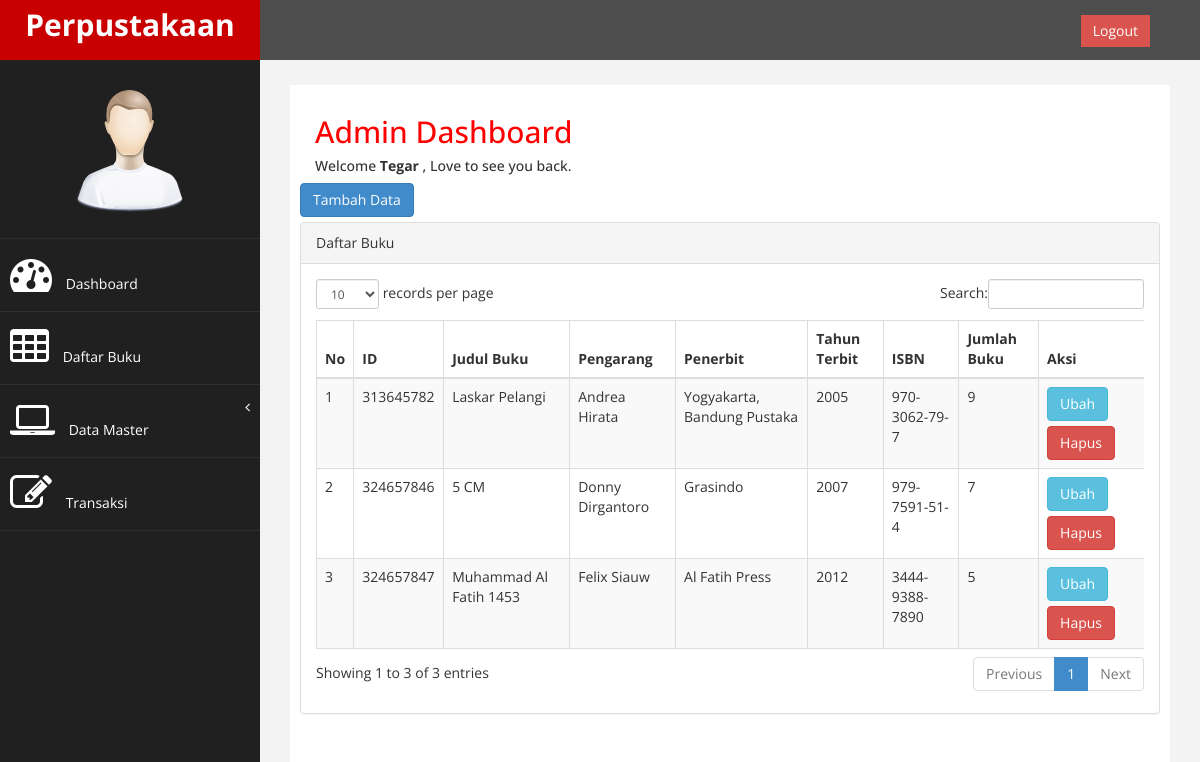
/index.php?page=buku (signed in), run on the app's committed database.
### tables this page shows
CREATE TABLE IF NOT EXISTS `tb_buku` (
  `id` int(11) NOT NULL,
  `judul` varchar(150) NOT NULL,
  `pengarang` varchar(150) NOT NULL,
  `penerbit` varchar(150) NOT NULL,
  `tahun_terbit` varchar(4) NOT NULL,
  `isbn` varchar(30) NOT NULL,
  `jml_buku` int(3) NOT NULL
);

### page/buku/buku.php (the view, shortened to what this page needs)
<a href="?page=buku&aksi=tambah" class="btn btn-primary" style="margin-bottom: 5px;">Tambah Data</a>
<div class="row">
                <div class="col-md-12">
                    <div class="panel panel-default">
                        <div class="panel-heading">
                             Daftar Buku
                        </div>
                        <div class="panel-body">
                            <div class="table-responsive">
                                <table class="table table-striped table-bordered table-hover" id="dataTables-example">
                                    <thead>
                                        <tr>
                                            <th>No</th>
                                            <th>ID</th>
                                            <th>Judul Buku</th>
                                            <th>Pengarang</th>
                                            <th>Penerbit</th>
                                            <th>Tahun Terbit</th>
                                            <th>ISBN</th>
                                            <th>Jumlah Buku</th>
                                            <th>Aksi</th>
                                        </tr>
                                    </thead>
                                    <tbody>
                                        <?php
                                            $no = 1;
                                            $sql = $koneksi1->query("select * from tb_buku");
                                            while ($data= $sql->fetch_assoc()) {
                                        ?>
                                        <tr>
                                            <td><?php echo $no++; ?></td>
                                            <td><?php echo $data['id'];?></td>
                                            <td><?php echo $data['judul'];?></td>
                                            <td><?php echo $data['pengarang'];?></td>
                                            <td><?php echo $data['penerbit'];?></td>
                                            <td><?php echo $data['tahun_terbit'];?></td>
                                            <td><?php echo $data['isbn'];?></td>
                                            <td><?php echo $data['jml_buku'];?></td>
                                            <td>
                                                <a class="btn btn-info" href="?page=buku&aksi=edit&id=<?php echo $data['id'];?>">Ubah</a>
                                                <a class="btn btn-danger" style="margin-top: 5px;" href="?page=buku&aksi=hapus&id=<?php echo $data['id'];?>">Hapus</a>
                                            </td>
                                        </tr>
                                        <?php } ?>
                                    </tbody>
                                </table>
                            </div>
                        </div>
                    </div>
                </div>
            </div>

### index.php (shortened to what this page needs)
<!DOCTYPE html>
<html>
<head>
    <link href="assets/css/bootstrap.css" rel="stylesheet" />
    <link href="assets/css/font-awesome.css" rel="stylesheet" />
    <link href="assets/css/custom.css" rel="stylesheet" />
    <link href="assets/css/style.css" rel="stylesheet" />
   <link href="assets/js/dataTables/dataTables.bootstrap.css" rel="stylesheet" />
</head>
<body>
    <div id="wrapper">
        <nav class="navbar navbar-default navbar-cls-top " role="navigation" style="margin-bottom: 0">
            <div class="navbar-header">
                <a class="navbar-brand" href="index.php">Perpustakaan</a>
            </div>
  <div style="color: white;
padding: 15px 50px 5px 50px;
float: right;
font-size: 16px;"> &nbsp; <a href="logout.php" class="btn btn-danger square-btn-adjust">Logout</a> </div>
        </nav>
                <nav class="navbar-default navbar-side" role="navigation">
            <div class="sidebar-collapse">
                <ul class="nav" id="main-menu">
				<li class="text-center">
                    <img src="assets/img/find_user.png" class="user-image img-responsive"/>
					</li>
                    <li>
                        <a href="index.php"><i class="fa fa-dashboard fa-3x"></i> Dashboard</a>
                    </li>
                      <li  >
                        <a  href="?page=buku"><i class="fa fa-table fa-3x"></i> Daftar Buku</a>
                    </li>
                    <li>
                     <a href="#"><i class="fa fa-laptop fa-3x"></i> Data Master<span class="fa arrow"></span></a>
                          </li>
                        </ul>
                    <li>
                        <a  href="?page=transaksi"><i class="fa fa-edit fa-3x"></i> Transaksi </a>
                    </li>
            </div>
        </nav>
<?php
        include "koneksi.php";
                                $admin=$_SESSION['id_petugas'];
                                $sql=  mysqli_query($koneksi,"SELECT * from admin where id_petugas='$admin' ")or die (mysqli_error());
                                while($row= mysqli_fetch_array($sql)){?>
        <div id="page-wrapper" >
            <div id="page-inner">
              <div class="col-md-12">
                     <h2>Admin Dashboard</h2>
                        <h5>Welcome <b><?php echo $row['nama_petugas'];
                      }?></b> , Love to see you back. </h5>
                    </div>
                <div class="row">
                    <div class="col-md-12">
                        <?php
                          include 'halaman.php';
                            ?>
                    </div>
                </div>
            </div>
        </div>
</body>
</html>

### assets/css/custom.css (style rules this page uses)
body { font-family: 'Open Sans', sans-serif; }
#wrapper { width: 100%; background:#202020; }
#page-wrapper { padding: 15px 15px; min-height: 600px; background:#F3F3F3; }
#page-inner { width:100%; margin:10px 20px 10px 0px; background-color:#fff!important; padding:10px; min-height:1200px; }
.text-center { text-align:center; }
h2 { color: #f00; }
.square-btn-adjust { border: 0px solid transparent; -webkit-border-radius: 0px; -moz-border-radius: 0px; border-radius: 0px; }
.user-image { margin: 25px auto; -webkit-border-radius: 10px; -moz-border-radius: 10px; border-radius: 10px; max-height:170px; max-width:170px; }
.navbar-cls-top .navbar-brand { color: #fff; background: #C90000; width: 260px; text-align: center; height: 60px; font-size: 30px; font-weight: 700; }
.arrow { float: right; }
.fa.arrow:before { content: "\f104"; }
.sidebar-collapse , .sidebar-collapse .nav { background:none; }
.sidebar-collapse .nav { padding:0; }
.sidebar-collapse .nav > li > a { color:#fff; background:#202020; text-shadow:none; }
.sidebar-collapse > .nav > li > a { padding:15px 10px; }
.sidebar-collapse > .nav > li { border-bottom: 1px solid rgba(107, 108, 109, 0.19); }
.navbar-side { border:none; background-color: #202020; }
.navbar-cls-top { background:#4D4D4D; border-bottom:none; }
.navbar-default { border:0px solid black; }
.navbar-header { background: #A70303; }
.nav > li > a > i { margin-right:10px; }
@media (min-width:768px) { #page-wrapper { margin: 0 0 0 260px; padding: 15px 30px; min-height: 1200px; } }
@media (min-width:768px) { .navbar-side { z-index: 1; position: absolute; width: 260px; } }
@media (min-width:768px) { .navbar { border-radius: 0px; } }

### data on the page
tb_buku: id "313645782", judul "Laskar Pelangi", pengarang "Andrea Hirata", penerbit "Yogyakarta, Bandung Pustaka", tahun_terbit "2005", isbn "970-3062-79-7", jml_buku "9"
tb_buku: id "324657846", judul "5 CM", pengarang "Donny Dirgantoro", penerbit "Grasindo", tahun_terbit "2007", isbn "979-7591-51-4", jml_buku "7"
tb_buku: id "324657847", judul "Muhammad Al Fatih 1453", pengarang "Felix Siauw", penerbit "Al Fatih Press", tahun_terbit "2012", isbn "3444-9388-7890", jml_buku "5"

### other printed values
$row['nama_petugas'] "Tegar"
